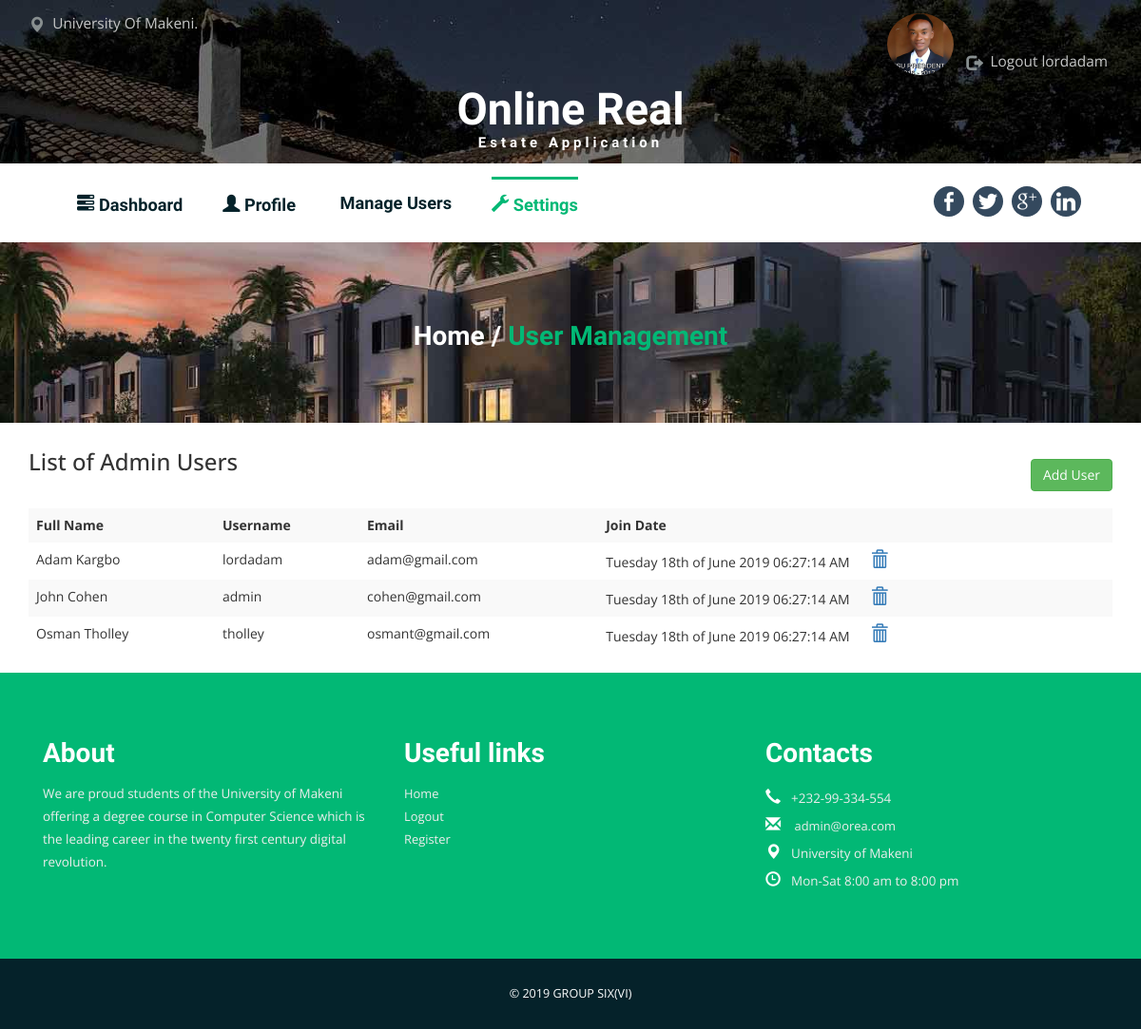
The app's page /admin/setting.php (signed in) with its own data.
### tables this page shows
CREATE TABLE IF NOT EXISTS superuser(id INT AUTO_INCREMENT PRIMARY KEY,
username VARCHAR(255) NOT NULL,
password VARCHAR(255) NOT NULL,
firstName VARCHAR(255),
middleName VARCHAR(255),
lastName VARCHAR(255),
join_date TIMESTAMP DEFAULT CURRENT_TIMESTAMP,
email VARCHAR(255) NOT NULL,
profilePicture VARCHAR(255));

### lib/library.class.php (called while the page is built, shortened)
<?php
class connectionAPI{
    var $conn = NULL;
    var $affectedrows = 0;
  public function connectionAPI($server,$user,$password,$db){
    $this->server = $server;
    $this->user =  $user;
    $this->password =  $password;
    $this->db = $db;
    $this->conn =  mysqli_connect($this->server,$this->user,$this->password,$this->db);
    if($this->conn->connect_error){
      return false;
    }else{
      return true;
    }
  }
  public function executeQuery($query){
    if($this->conn){
       $result =  $this->conn->query($query);
       $this->affectedrows =  mysqli_num_rows($this->conn->query($query));
       if($result){
         return $result;
       }else{
         return NULL;
       }
    }else{
      return NULL;
    }
  }
  public function checkQuery($query){
    if($this->conn){
       $result =  $this->conn->query($query);
       $this->affectedrows =  mysqli_num_rows($this->conn->query($query));
       if($result){
         return true;
       }else{
         return false;
       }
    }else{
      return false;
    }
  }
 public function showAffectedRows(){
     return $this->affectedrows;
 }
}
$db['server']='localhost';
$db['user']='root';
$db['pass']='';
$db['db']='estate';
$conn =  new connectionAPI($db['server'],$db['user'],$db['pass'],$db['db']);
?>

### admin/setting.php (the view, shortened to what this page needs)
<?php
$username = NULL;
$fullpath = "../upload/";
if(isset($_SESSION['admin_user']) && !empty($_SESSION['admin_user'])){
    $username = $_SESSION['admin_user'];
    $profile_url = $_SESSION['profile_url'];
    $fullpath .= $profile_url;
  }else{
  header('location: index?e_code=0X00EE');
}
if(file_exists("../lib/library.class.php")){
  include_once("../lib/library.class.php");
}else{
  exit;
}
?>
<!DOCTYPE html>
<html>
<head>
<link href="../css/bootstrap.css" rel="stylesheet" type="text/css" media="all" />
<link href="../css/style.css" rel="stylesheet" type="text/css" media="all" />
<link rel="stylesheet" href="../css/flexslider.css" type="text/css" media="screen" />
<link href="../css/fallback.css" rel="stylesheet" type="text/css" media="all" />
</head>
<body>
	<div class="header" id="home">
		<div class="header-top">
				<div class="container">
					<div class="head-top">
						<div class="indicate">
							<i class="glyphicon glyphicon-map-marker" aria-hidden="true"></i><a href="#">University Of Makeni.</a>
						</div>
						<div class="deatils">
							<ul>
								<li> <?php echo isset($_SESSION['profile_url'])?"<img src='".$fullpath."'class='img img-responsive img-circle'/>":'<img src="../images/avatar.png"  class="img img-responsive img-circle"/>'; ?></li>
								<li><i class="glyphicon glyphicon-log-out" aria-hidden="true"></i><a href='#' data-href='logout' data-toggle='modal' data-target='#logoutmodal'>Logout <span> <?php echo isset($username)?$username:""; ?></span></a></li>
							</ul>
						</div>
						<div class="clearfix"></div>
					</div>
					<div class="logo">
						<h1><a href="dashboard">Online Real <span>Estate Application</span></a></h1>
					</div>
				</div>
			</div>
		<div class="container">
			<div class="header-bottom">
				<nav class="navbar navbar-default">
					<div class="container-fluid">
						<div class="collapse navbar-collapse" id="bs-example-navbar-collapse-1">
							<nav class="menu menu--francisco">
								<ul class="nav navbar-nav menu__list">
									<li class="menu__item"><a href="dashboard" class="menu__link"><span class="menu__helper"><span class="glyphicon glyphicon-tasks"></span> Dashboard</span></a></li>
									<li class="menu__item"><a href="profile" class="menu__link"><span class="menu__helper"><span class="glyphicon glyphicon-user"></span> Profile</span></a></li>
									<li class="menu__item"><a href="mg_user" class="menu__link"><span class="menu__helper"><span class="glyphicon glyphicon-user-group"></span> Manage Users</a></li>
									<li class="menu__item menu__item--current"><a href="setting" class="menu__link"><span class="menu__helper"><span class="glyphicon glyphicon-wrench"></span> Settings</span></a></li>
									</ul>
							</nav>
								<div class="social-icons">
									<a href="http://www.facebook.com" target="_blank"><i class="icon"></i></a>
									<a href="http://www.twitter.com" target="_blank"><i class="icon1"></i></a>
									<a href="http://www.gplus.com" target="_blank"><i class="icon2"></i></a>
									<a href="http://www.linkedin.com" target="_blank"><i class="icon3"></i></a>
								</div>
							<div class="clearfix"></div>
						</div>
					</div>
				</nav>
			</div>
		</div>
	</div>
		<div class="banner1">
		<div class="container">
			<h3 class="animated wow slideInLeft" data-wow-delay=".5s"><a href="dashboard">Home</a> / <span>User Management</span></h3>
		</div>
	</div>
	<div class="container">
		<table class="table table-striped" border="0">
			<caption class="h3">List of Admin Users <a href='#' data-href='post?q=hello' data-toggle='modal' data-target='#new_admin_modal'><button class="btn btn-success pull-right">Add User</button></a></caption>
			<tbody>
				<tr><th>Full Name</th><th>Username</th><th>Email</th><th>Join Date</th></tr>
				<?php
						$query =  "SELECT id,username,concat(firstname,' ',lastname) AS f_name,join_date,email FROM superuser ORDER BY join_date";
						if($conn->checkQuery($query)){
							$result = $conn->executeQuery($query);
							$count =  $conn->showAffectedRows();
							for($i=0;$i<$count;$i++){
								$row = mysqli_fetch_array($result);
							    $date_output = strtotime($row['join_date']);
      							$date_output = date('l jS \of F Y h:i:s A',$date_output);
      							$username = $row['username'];
      							$email = $row['email'];
      							$fullName =  $row['f_name'];
      							$userid = $row['id'];
      							echo "<tr><td>$fullName</td><td>$username</td><td>$email</td><td>$date_output <a href=\"#\" data-href=\"setting?u_id=$userid&c_f=HlNHLJs44\" data-toggle=\"modal\" data-target=\"#delete_admin_modal\"><span class=\"glyphicon glyphicon-trash\"></span></a></td></tr>";
      						}
						}
				  ?>
			</tbody>
		</table>
    </div>
<?php
	include_once("../lib/_footer_inner_admin.php");
?>
</body>
  <link href="../css/owl.carousel.css" rel="stylesheet">
</html>

### lib/_footer_inner_admin.php
<div class="footer-section">
	<div class="container">
		<div class="footer-grids">
			<div class="col-md-4 footer-grid">
				<h4>About </h4>
				<p>We are proud students of the University of Makeni offering a degree course in Computer Science which is the leading career in the twenty first century digital revolution.</p>
			</div>
			<div class="col-md-4 footer-grid">
				<h4>Useful links</h4>
				<ul>
					<li><a href="dashboard">Home</a></li>
					<li><a href='#' data-href='logout' data-toggle='modal' data-target='#logoutmodal'>Logout</a></li>
					<li><a href="setting">Register</a></li>
				</ul>
			</div>
			<div class="col-md-4 footer-grid">
				<h4>Contacts</h4>
				<ul>
					<li><i class="glyphicon glyphicon-earphone" aria-hidden="true"></i>+232-99-334-554</li>
					<li><i class="glyphicon glyphicon-envelope" aria-hidden="true"></i><a href="mailto:example@mail.com"> admin@orea.com</a></li>
					<li><i class="glyphicon glyphicon-map-marker" aria-hidden="true"></i>University of Makeni</li>
					<li><i class="glyphicon glyphicon-time" aria-hidden="true"></i>Mon-Sat 8:00 am to 8:00 pm</li>
				</ul>
			</div>
		<div class="clearfix"> </div>
		</div>
	</div>
</div>
<div class="copy-section">
	<div class="container">
		<p>&copy;  <?php echo date('Y'); ?> GROUP SIX(VI)</a></p>
	</div>
</div>

### css/fallback.css (style rules this page uses)
img.img.img-responsive.img-circle { width: 70px; margin-bottom: -10px; }
.header-top { padding: 1em 0em; background: url(../images/ba2.jpg); }
span.glyphicon.glyphicon-trash,span.glyphicon.glyphicon-edit,span.glyphicon.glyphicon-eye-open { font-size: 1.3em; padding-left: 1.0em; }
.btn-success { color: #fff; margin-top: 10px; }
.modal-body .h1,h3 { color:#3c763d; }

### records on screen
superuser: fullName "Adam Kargbo", username "lordadam", email "adam@gmail.com", join_date "Tuesday 18th of June 2019 06:27:14 AM"
superuser: fullName "John Cohen", username "admin", email "cohen@gmail.com", join_date "Tuesday 18th of June 2019 06:27:14 AM"
superuser: fullName "Osman Tholley", username "tholley", email "osmant@gmail.com", join_date "Tuesday 18th of June 2019 06:27:14 AM"

### other values on screen
$username "lordadam"
